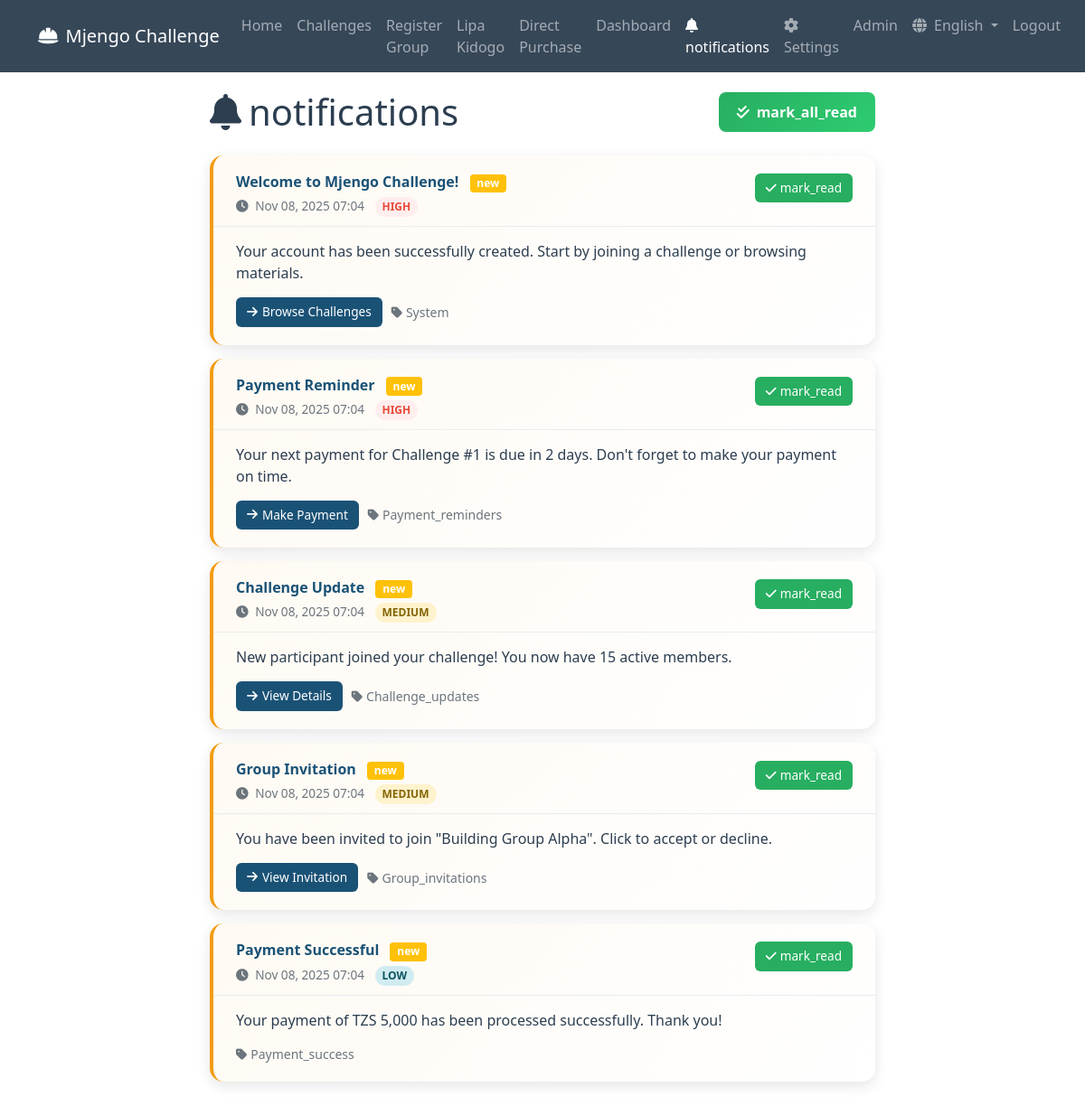
Page /dashboard_notifications.php (signed in) on the committed database.
### tables this page shows
CREATE TABLE IF NOT EXISTS in_app_notifications (
    id INT PRIMARY KEY AUTO_INCREMENT,
    user_id INT NOT NULL,
    title VARCHAR(255) NOT NULL,
    message TEXT NOT NULL,
    notification_type VARCHAR(50) NOT NULL,
    is_read BOOLEAN DEFAULT FALSE,
    action_url VARCHAR(500),
    action_text VARCHAR(100),
    priority ENUM('low', 'medium', 'high') DEFAULT 'medium',
    expires_at TIMESTAMP NULL,
    created_at TIMESTAMP DEFAULT CURRENT_TIMESTAMP,
    FOREIGN KEY (user_id) REFERENCES users(id) ON DELETE CASCADE,
    INDEX idx_user_read (user_id, is_read),
    INDEX idx_type_created (notification_type, created_at)
);

### core/language.php (called while the page is built, shortened)
<?php
function getCurrentLanguage() {
    return $_SESSION['language'] ?? DEFAULT_LANGUAGE;
}
function loadLanguage($lang = null) {
    if (!$lang) {
        $lang = getCurrentLanguage();
    }
    $langFile = __DIR__ . '/../languages/' . $lang . '.php';
    if (file_exists($langFile)) {
        return include $langFile;
    }
    return [];
}
function __($key, $lang = null) {
    static $translations = null;
    if ($translations === null) {
        $translations = loadLanguage($lang);
    }
    return $translations[$key] ?? $key;
}

### config.php (called while the page is built, shortened)
<?php
require_once 'core/db.php';
require_once 'core/preferences.php';
require_once 'core/language.php';
require_once 'core/notifications.php';
function isAdmin() {
    return isset($_SESSION['role']) && $_SESSION['role'] === 'admin';
}
?>

### core/notifications.php (called while the page is built, shortened)
<?php
function getInAppNotifications($userId, $limit = 20, $unreadOnly = false) {
    global $pdo;
    try {
        $whereClause = "user_id = ? AND (expires_at IS NULL OR expires_at > NOW())";
        $stmt = $pdo->prepare("
            SELECT id, title, message, notification_type, is_read, action_url, action_text, priority, created_at
            FROM in_app_notifications
            WHERE $whereClause
            ORDER BY priority DESC, created_at DESC
            LIMIT $limit
        ");
        $stmt->execute([$userId]);
        $notifications = $stmt->fetchAll(PDO::FETCH_ASSOC);
        return $notifications;
    } catch (PDOException $e) {
        error_log("Error getting in-app notifications: " . $e->getMessage());
        return [];
    }
}

### dashboard_notifications.php (the view, shortened to what this page needs)
<?php
require_once 'config.php';
$user_id = $_SESSION['user_id'];
$page = isset($_GET['page']) ? max(1, intval($_GET['page'])) : 1;
$per_page = 20;
$offset = ($page - 1) * $per_page;
$all_notifications = getInAppNotifications($user_id, $per_page, false, $offset);
?>
<!DOCTYPE html>
<html lang="en">
<head>
    <link href="https://cdn.jsdelivr.net/npm/bootstrap@5.1.3/dist/css/bootstrap.min.css" rel="stylesheet">
    <link href="https://cdnjs.cloudflare.com/ajax/libs/font-awesome/6.0.0/css/all.min.css" rel="stylesheet">
</head>
<body>
    <nav class="navbar navbar-expand-lg navbar-dark fixed-top">
        <div class="container">
            <a class="navbar-brand" href="dashboard.php">
                <i class="fas fa-hard-hat me-2"></i><?php echo SITE_NAME; ?>
            </a>
            <div class="collapse navbar-collapse" id="navbarNav">
                <ul class="navbar-nav ms-auto">
                    <li class="nav-item"><a class="nav-link" href="index.php">Home</a></li>
                    <li class="nav-item"><a class="nav-link" href="challenges.php">Challenges</a></li>
                    <li class="nav-item"><a class="nav-link" href="register_group.php">Register Group</a></li>
                    <li class="nav-item"><a class="nav-link" href="lipa_kidogo.php">Lipa Kidogo</a></li>
                    <li class="nav-item"><a class="nav-link" href="direct_purchase.php">Direct Purchase</a></li>
                    <li class="nav-item"><a class="nav-link" href="dashboard.php">Dashboard</a></li>
                    <li class="nav-item"><a class="nav-link active" href="dashboard_notifications.php"><i class="fas fa-bell me-1"></i><?php echo __('notifications'); ?></a></li>
                    <li class="nav-item"><a class="nav-link" href="dashboard_settings.php"><i class="fas fa-cog me-1"></i>Settings</a></li>
                    <?php if (isAdmin()): ?>
                        <li class="nav-item"><a class="nav-link" href="admin.php">Admin</a></li>
                    <?php endif; ?>
                    <li class="nav-item dropdown">
                        <a class="nav-link dropdown-toggle" href="#" id="languageDropdown" role="button" data-bs-toggle="dropdown" aria-expanded="false">
                            <i class="fas fa-globe me-1"></i> <?php echo AVAILABLE_LANGUAGES[getCurrentLanguage()]; ?>
                        </a>
                    </li>
                    <li class="nav-item"><a class="nav-link" href="logout.php">Logout</a></li>
                </ul>
            </div>
        </div>
    </nav>
    <div class="notifications-container">
        <div class="container">
            <div class="row">
                <div class="col-lg-8 mx-auto">
                    <div class="d-flex justify-content-between align-items-center mb-4">
                        <h1 class="mb-0">
                            <i class="fas fa-bell me-2"></i><?php echo __('notifications'); ?>
                        </h1>
                        <?php if (!empty($all_notifications)): ?>
                            <button id="markAllReadBtn" class="mark-all-read-btn">
                                <i class="fas fa-check-double me-2"></i><?php echo __('mark_all_read'); ?>
                            </button>
                        <?php endif; ?>
                    </div>
                    <?php if (empty($all_notifications)): ?>
                        <div class="empty-state">
                            <div class="empty-state-icon">
                                <i class="fas fa-bell-slash"></i>
                            </div>
                            <h3><?php echo __('no_notifications'); ?></h3>
                            <p class="mb-4"><?php echo __('no_notifications_desc'); ?></p>
                            <a href="dashboard.php" class="btn btn-primary"><?php echo __('back_to_dashboard'); ?></a>
                        </div>
                    <?php else: ?>
                        <div id="notificationsList">
                            <?php foreach ($all_notifications as $notification): ?>
                                <div class="notification-card <?php echo !$notification['is_read'] ? 'unread' : ''; ?>" data-id="<?php echo $notification['id']; ?>">
                                    <div class="notification-header">
                                        <div class="d-flex justify-content-between align-items-start">
                                            <div>
                                                <h6 class="notification-title">
                                                    <?php echo htmlspecialchars($notification['title']); ?>
                                                    <?php if (!$notification['is_read']): ?>
                                                        <span class="badge bg-warning ms-2"><?php echo __('new'); ?></span>
                                                    <?php endif; ?>
                                                </h6>
                                                <div class="notification-meta">
                                                    <i class="fas fa-clock me-1"></i>
                                                    <?php echo date('M d, Y H:i', strtotime($notification['created_at'])); ?>
                                                    <span class="notification-priority priority-<?php echo $notification['priority']; ?> ms-2">
                                                        <?php echo $notification['priority']; ?>
                                                    </span>
                                                </div>
                                            </div>
                                            <?php if (!$notification['is_read']): ?>
                                                <button class="btn-mark-read" onclick="markAsRead(<?php echo $notification['id']; ?>)">
                                                    <i class="fas fa-check me-1"></i><?php echo __('mark_read'); ?>
                                                </button>
                                            <?php endif; ?>
                                        </div>
                                    </div>
                                    <div class="notification-body">
                                        <div class="notification-message">
                                            <?php echo nl2br(htmlspecialchars($notification['message'])); ?>
                                        </div>
                                        <div class="notification-actions">
                                            <?php if ($notification['action_url'] && $notification['action_text']): ?>
                                                <a href="<?php echo htmlspecialchars($notification['action_url']); ?>" class="btn-action-link">
                                                    <i class="fas fa-arrow-right"></i>
                                                    <?php echo htmlspecialchars($notification['action_text']); ?>
                                                </a>
                                            <?php endif; ?>
                                            <small class="text-muted">
                                                <i class="fas fa-tag me-1"></i><?php echo ucfirst($notification['notification_type']); ?>
                                            </small>
                                        </div>
                                    </div>
                                </div>
                            <?php endforeach; ?>
                        </div>
                    <?php endif; ?>
                </div>
            </div>
        </div>
    </div>
</body>
</html>

### dashboard_notifications.php (style rules this page uses)
:root { --primary: #1a5276; --secondary: #f39c12; --accent: #e74c3c; --light: #ecf0f1; --dark: #2c3e50; --success: #27ae60; --bg-color: #ffffff; --text-color: #2c3e50; --card-bg: #ffffff; --navbar-bg: rgba(44, 62, 80, 0.95); }
body { font-family: 'Segoe UI', Tahoma, Geneva, Verdana, sans-serif; background-color: var(--bg-color); color: var(--text-color); }
.navbar { background: var(--navbar-bg) !important; backdrop-filter: blur(10px); }
.notifications-container { padding: 100px 0 50px; }
.notification-card { background: var(--card-bg); border-radius: 15px; box-shadow: 0 5px 15px rgba(0,0,0,0.1); margin-bottom: 15px; border-left: 4px solid var(--primary); transition: all 0.3s ease; }
.notification-card.unread { border-left-color: var(--secondary); background: linear-gradient(135deg, rgba(243, 156, 18, 0.05), rgba(255, 255, 255, 0.95)); }
.notification-header { padding: 20px 25px 10px; border-bottom: 1px solid #e9ecef; }
.notification-title { font-weight: 600; color: var(--primary); margin-bottom: 5px; }
.notification-meta { font-size: 0.85rem; color: #6c757d; }
.notification-body { padding: 15px 25px 20px; }
.notification-message { margin-bottom: 15px; line-height: 1.5; }
.notification-actions { display: flex; gap: 10px; align-items: center; }
.btn-mark-read { background: var(--success); border: none; color: white; padding: 6px 12px; border-radius: 6px; font-size: 0.85rem; }
.btn-action-link { background: var(--primary); border: none; color: white; padding: 6px 12px; border-radius: 6px; text-decoration: none; font-size: 0.85rem; display: inline-flex; align-items: center; gap: 5px; }
.notification-priority { display: inline-block; padding: 2px 8px; border-radius: 12px; font-size: 0.75rem; font-weight: 600; text-transform: uppercase; }
.priority-high { background: #fee; color: #e74c3c; }
.priority-medium { background: #fff3cd; color: #856404; }
.priority-low { background: #d1ecf1; color: #0c5460; }
.mark-all-read-btn { background: linear-gradient(135deg, var(--success), #2ecc71); border: none; color: white; padding: 10px 20px; border-radius: 8px; font-weight: 600; transition: all 0.3s ease; }

### rows in the picture
in_app_notifications: title "Welcome to Mjengo Challenge!", created_at "Nov 08, 2025 07:04", priority "HIGH", message "Your account has been successfully created. Start by joining a challenge or browsing materials.", action_text "Browse Challenges", notification_type "System"
in_app_notifications: title "Payment Reminder", created_at "Nov 08, 2025 07:04", priority "HIGH", message "Your next payment for Challenge #1 is due in 2 days. Don't forget to make your payment on time.", action_text "Make Payment", notification_type "Payment_reminders"
in_app_notifications: title "Challenge Update", created_at "Nov 08, 2025 07:04", priority "MEDIUM", message "New participant joined your challenge! You now have 15 active members.", action_text "View Details", notification_type "Challenge_updates"
in_app_notifications: title "Group Invitation", created_at "Nov 08, 2025 07:04", priority "MEDIUM", message "You have been invited to join \"Building Group Alpha\". Click to accept or decline.", action_text "View Invitation", notification_type "Group_invitations"
in_app_notifications: title "Payment Successful", created_at "Nov 08, 2025 07:04", priority "LOW", message "Your payment of TZS 5,000 has been processed successfully. Thank you!", notification_type "Payment_success"

### other values in the picture
SITE_NAME "Mjengo Challenge"
__('notifications') "notifications"
AVAILABLE_LANGUAGES[getCurrentLanguage()] "English"
__('mark_all_read') "mark_all_read"
